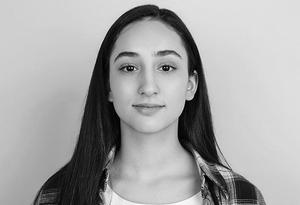
#> input picture image/3.jpg, 300 x 205 px
$ python power_log.py
#> lines starting #> are read from the running program, lines starting #| are printed output that depends on the picture
#> further down, original_image is the input picture: shape (205, 300); min 0, max 254, mean 165.5
#> the answer given: 3
import cv2
import numpy as np

def power_law_transformation(image, gamma):
    # Power-Law (Gamma) Transformation: s = c * r^gamma
#> called with gamma = 3
    c= 255 # Scaling factor for normalization to 0-255 range
    r=image.astype(float)
    power_law_transformed_image = c * (r/255 )** gamma
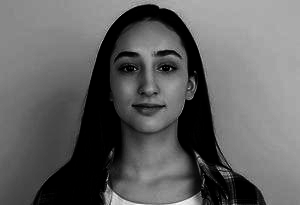
#> power_law_transformed_image: shape (205, 300) float64; min 0, max 252, mean 98.1
    return power_law_transformed_image.astype('uint8')  # Convert to uint8

def image_subtraction(original_image, enhanced_image):
    # Image Subtraction: Subtract the original image from the enhanced image
    subtracted_image = np.abs(enhanced_image - original_image)
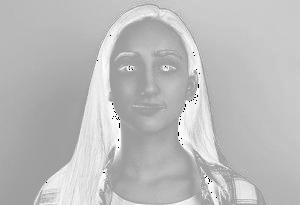
#> subtracted_image: shape (205, 300); min 0, max 255, mean 187.9
    return subtracted_image.astype('uint8')  # Convert to uint8

def display_image(image, title):
    # Display the image using OpenCV
    cv2.imshow(title, image)
    cv2.waitKey(0)
    cv2.destroyAllWindows()

# Read the grayscale image
original_image = cv2.imread('image/3.jpg', cv2.IMREAD_GRAYSCALE)

if original_image is not None:
    # Display the original image
    display_image(original_image, 'Original Image')

    # Power-Law (Gamma) Transformation
    gamma_value = float(input("Enter gamma value (e.g., 0.5 for darker, 2.0 for brighter): "))
    enhanced_image = power_law_transformation(original_image, gamma_value)
    display_image(enhanced_image, 'Enhanced Image (Power Law Transformation)')

    # Image Subtraction
    subtracted_image = image_subtraction(original_image, enhanced_image)
    display_image(subtracted_image, 'Image Subtraction (Enhanced - Original)')

else:
    print("Error: Unable to read the image.")

$ run again, with image/1.png saved as image/3.jpg
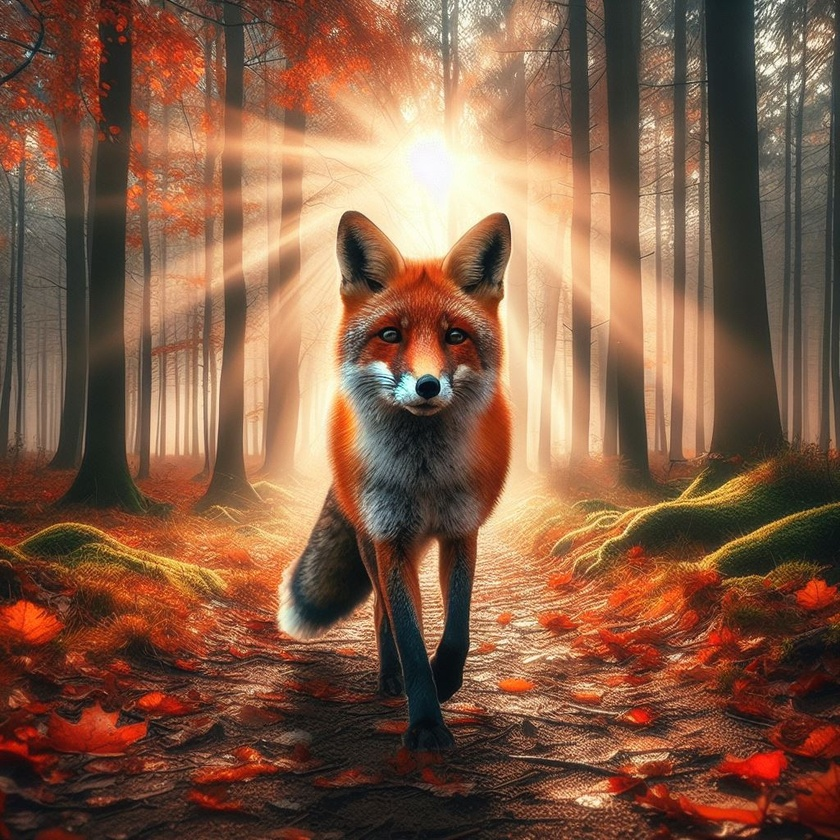
#> input picture image/1.png, 840 x 840 px, shrunk from 1024 x 1024 before the run
#> in power_law_transformation, `power_law_transformed_image = c * (r/255 )** gamma`:
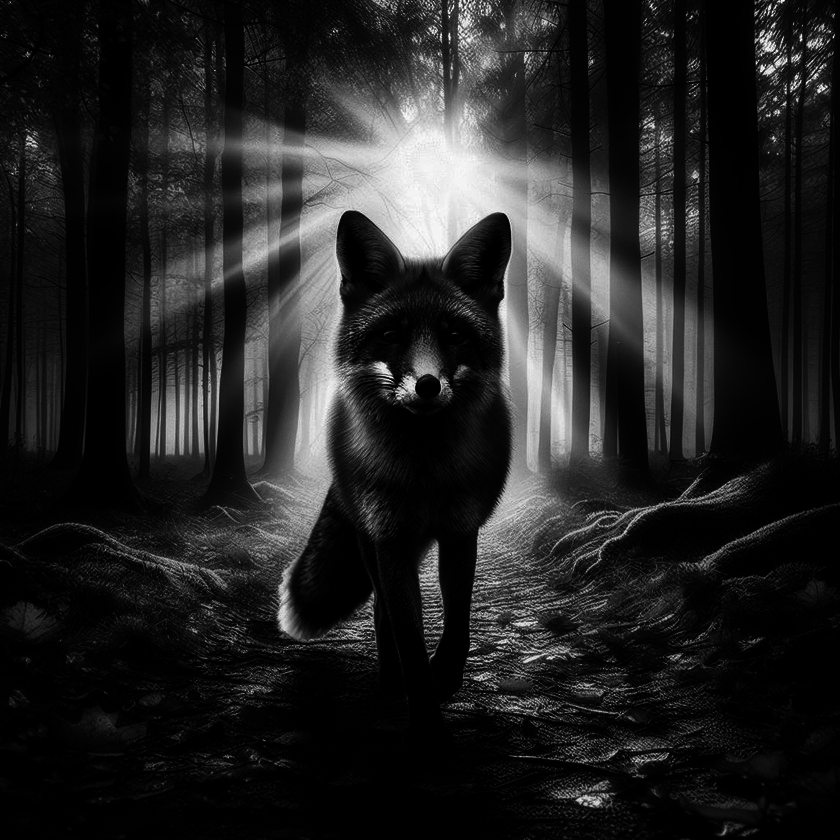
#> power_law_transformed_image: shape (840, 840) float64; min 0, max 255, mean 36.5
#> in image_subtraction, `subtracted_image = np.abs(enhanced_image - original_image)`:
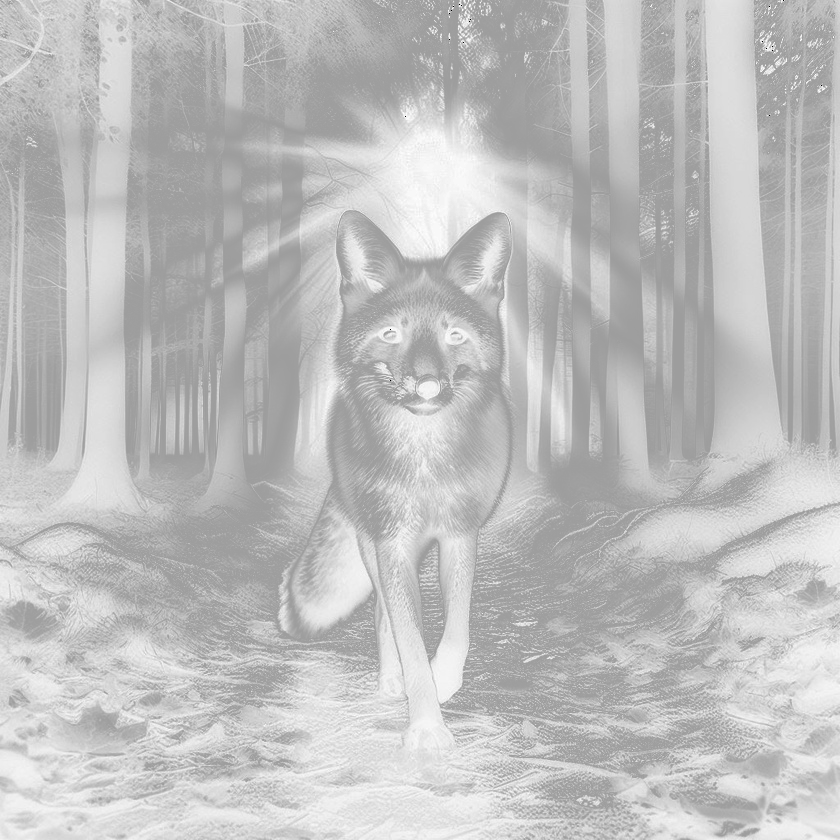
#> subtracted_image: shape (840, 840); min 0, max 255, mean 189.9

$ run again, with image/filter.png saved as image/3.jpg
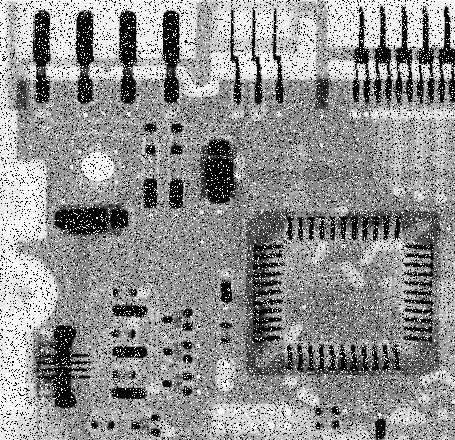
#> input picture image/filter.png, 455 x 440 px
#> original_image is the input picture: shape (440, 455); min 0, max 255, mean 144.1
#> in power_law_transformation, `power_law_transformed_image = c * (r/255 )** gamma`:
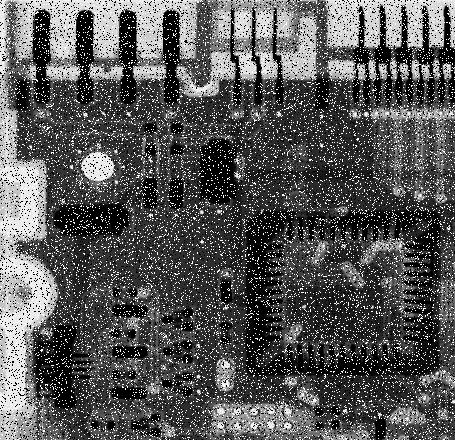
#> power_law_transformed_image: shape (440, 455) float64; min 0, max 255, mean 87
#> in image_subtraction, `subtracted_image = np.abs(enhanced_image - original_image)`:
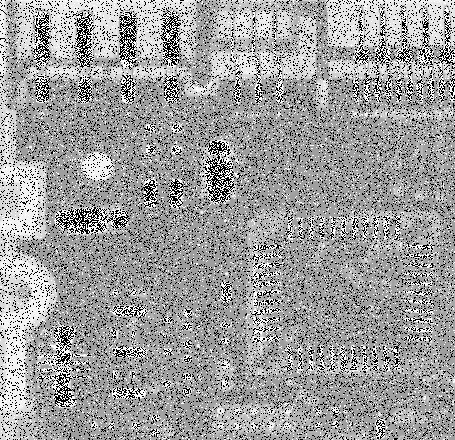
#> subtracted_image: shape (440, 455); min 0, max 255, mean 157
